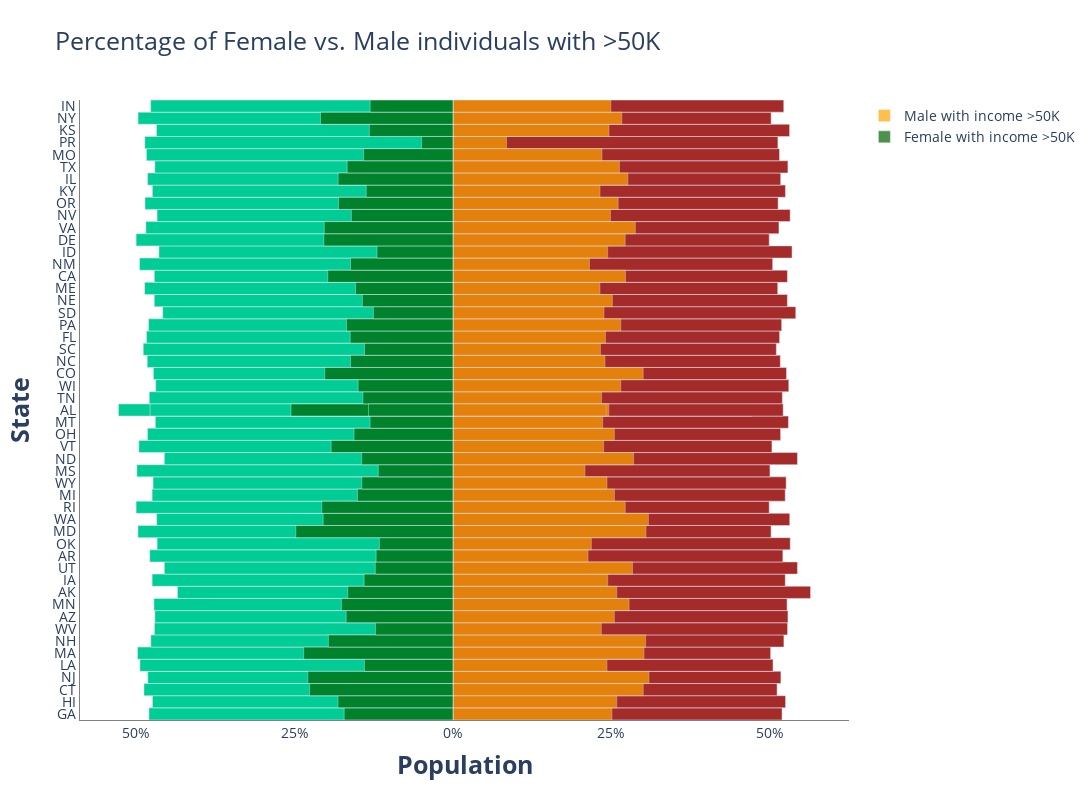

The code cell stored with this chart in its notebook:
### Code cell
state = df_per_state['State'] # states
size = df_per_state['Size'] # dataset size by state
x_M = df_per_state['#Males'] / size # percentage males
x_F = (df_per_state['#Females'] * -1) / size # percentage females 
x_Pos_M = df_per_state['male_>50k'] / size # percentage males with income >50K
x_Pos_F = (df_per_state['female_>50k']* -1) / size # percentage females with income >50K


# Creating instance of the figure
fig = gp.Figure()
 
# Adding Male data to the figure
fig.add_trace(gp.Bar(y= state, x = x_M, 
                     name = 'Male', 
                     showlegend=False,
                     orientation = 'h',marker=dict(color='brown')))

fig.add_trace(gp.Bar(y=state,
               x=x_Pos_M,
               orientation='h',
               hoverinfo='x',
               #showlegend=False,
               name = 'Male with income >50K',      
               opacity=0.7,
               marker=dict(color='orange')
               ))
  
# Adding Female data to the figure
fig.add_trace(gp.Bar(y = state, x = x_F,
                     name = 'Female', 
                     showlegend=False,
                     orientation = 'h'))

fig.add_trace(gp.Bar(y=state,
               x=x_Pos_F,
               orientation='h',
               hoverinfo='x',
               #showlegend=False,
               name = 'Female with income >50K',      
               opacity=0.7,
               marker=dict(color='darkgreen')
               ))

# Updating the layout for our graph
fig.update_layout(title = 'Percentage of Female vs. Male individuals with >50K',
                 title_font_size = 25, barmode = 'overlay',
                 bargap = 0.0, bargroupgap = 0,
                 xaxis = dict(tickvals = [-1, -0.75, -0.5, -0.25, 0, 0.25, 0.5, 0.75, 1],
                              ticktext = ['100%', '75%', '50%', '25%','0%','25%', '50%', '75%','100%'],
                              title = '<b>Population</b>',
                              title_font_size = 25),
                 yaxis =    dict(title = '<b>State</b>',tickvals = state.tolist(),
                              title_font_size = 25),
                autosize=False,
                width=1200,
                height=800,
                font=dict(size=14),       
                plot_bgcolor='rgba(0,0,0,0)'
                 )

fig.update_xaxes(showline=True, linewidth=0, linecolor='gray')
fig.update_yaxes(showline=True, linewidth=0, linecolor='gray')
fig.show()

### Figure 1 — Plotly figure (JSON) as saved in the notebook; plotly's stock layout.template omitted (floating-point values rounded to 4 significant figures)
{"data": [{"marker": {"color": "brown"}, "name": "Male", "orientation": "h", "showlegend": false, "type": "bar", "x": [0.5197, 0.5253, 0.5119, 0.5179, 0.5055, 0.5017, 0.5227, 0.5284, 0.529, 0.5276, 0.5647, 0.5248, 0.5441, 0.521, 0.5326, 0.5024, 0.5319, 0.4995, 0.5247, 0.5262, 0.5006, 0.544, 0.5038, 0.5174, 0.5298, 0.4716, 0.5202, 0.5304, 0.5268, 0.517, 0.5107, 0.5159, 0.5191, 0.5414, 0.5281, 0.5129, 0.5282, 0.5215, 0.5049, 0.5355, 0.4995, 0.5148, 0.5325, 0.5135, 0.5251, 0.5176, 0.529, 0.5157, 0.5132, 0.5316, 0.5025, 0.5224], "y": ["GA", "HI", "CT", "NJ", "LA", "MA", "NH", "WV", "AZ", "MN", "AK", "IA", "UT", "AR", "OK", "MD", "WA", "RI", "MI", "WY", "MS", "ND", "VT", "OH", "MT", "AL", "TN", "WI", "CO", "NC", "SC", "FL", "PA", "SD", "NE", "ME", "CA", "AL", "NM", "ID", "DE", "VA", "NV", "OR", "KY", "IL", "TX", "MO", "PR", "KS", "NY", "IN"]}, {"hoverinfo": "x", "marker": {"color": "orange"}, "name": "Male with income >50K", "opacity": 0.7, "orientation": "h", "type": "bar", "x": [0.2511, 0.2586, 0.3004, 0.3095, 0.2431, 0.3016, 0.3042, 0.2342, 0.2549, 0.2781, 0.2587, 0.2444, 0.2836, 0.2133, 0.2185, 0.3047, 0.3086, 0.272, 0.255, 0.2432, 0.2084, 0.2852, 0.2379, 0.2548, 0.2364, 0.2461, 0.2347, 0.265, 0.3004, 0.24, 0.2328, 0.2408, 0.265, 0.2385, 0.2517, 0.2321, 0.2725, 0.2418, 0.2155, 0.2443, 0.272, 0.288, 0.2487, 0.2609, 0.2321, 0.2762, 0.2629, 0.2353, 0.0846, 0.2464, 0.2666, 0.2493], "y": ["GA", "HI", "CT", "NJ", "LA", "MA", "NH", "WV", "AZ", "MN", "AK", "IA", "UT", "AR", "OK", "MD", "WA", "RI", "MI", "WY", "MS", "ND", "VT", "OH", "MT", "AL", "TN", "WI", "CO", "NC", "SC", "FL", "PA", "SD", "NE", "ME", "CA", "AL", "NM", "ID", "DE", "VA", "NV", "OR", "KY", "IL", "TX", "MO", "PR", "KS", "NY", "IN"]}, {"name": "Female", "orientation": "h", "showlegend": false, "type": "bar", "x": [-0.4803, -0.4747, -0.4881, -0.4821, -0.4945, -0.4983, -0.4773, -0.4716, -0.471, -0.4724, -0.4353, -0.4752, -0.4559, -0.479, -0.4674, -0.4976, -0.4681, -0.5005, -0.4753, -0.4738, -0.4994, -0.456, -0.4962, -0.4826, -0.4702, -0.5284, -0.4798, -0.4696, -0.4732, -0.483, -0.4893, -0.4841, -0.4809, -0.4586, -0.4719, -0.4871, -0.4718, -0.4785, -0.4951, -0.4645, -0.5005, -0.4852, -0.4675, -0.4865, -0.4749, -0.4824, -0.471, -0.4843, -0.4868, -0.4684, -0.4975, -0.4776], "y": ["GA", "HI", "CT", "NJ", "LA", "MA", "NH", "WV", "AZ", "MN", "AK", "IA", "UT", "AR", "OK", "MD", "WA", "RI", "MI", "WY", "MS", "ND", "VT", "OH", "MT", "AL", "TN", "WI", "CO", "NC", "SC", "FL", "PA", "SD", "NE", "ME", "CA", "AL", "NM", "ID", "DE", "VA", "NV", "OR", "KY", "IL", "TX", "MO", "PR", "KS", "NY", "IN"]}, {"hoverinfo": "x", "marker": {"color": "darkgreen"}, "name": "Female with income >50K", "opacity": 0.7, "orientation": "h", "type": "bar", "x": [-0.1719, -0.1817, -0.2266, -0.2294, -0.1399, -0.2359, -0.1969, -0.1225, -0.1688, -0.1762, -0.1662, -0.1405, -0.1228, -0.1215, -0.1163, -0.2483, -0.2052, -0.2073, -0.151, -0.1441, -0.1181, -0.1443, -0.1925, -0.1564, -0.131, -0.2559, -0.1423, -0.1499, -0.2026, -0.1619, -0.1399, -0.1624, -0.1683, -0.1258, -0.1432, -0.1539, -0.1979, -0.1335, -0.1618, -0.1201, -0.204, -0.2034, -0.1606, -0.181, -0.1371, -0.1815, -0.1672, -0.1412, -0.0496, -0.1322, -0.2093, -0.1309], "y": ["GA", "HI", "CT", "NJ", "LA", "MA", "NH", "WV", "AZ", "MN", "AK", "IA", "UT", "AR", "OK", "MD", "WA", "RI", "MI", "WY", "MS", "ND", "VT", "OH", "MT", "AL", "TN", "WI", "CO", "NC", "SC", "FL", "PA", "SD", "NE", "ME", "CA", "AL", "NM", "ID", "DE", "VA", "NV", "OR", "KY", "IL", "TX", "MO", "PR", "KS", "NY", "IN"]}], "layout": {"autosize": false, "bargap": 0, "bargroupgap": 0, "barmode": "overlay", "font": {"size": 14}, "height": 800, "plot_bgcolor": "rgba(0,0,0,0)", "title": {"font": {"size": 25}, "text": "Percentage of Female vs. Male individuals with >50K"}, "width": 1200, "xaxis": {"linecolor": "gray", "linewidth": 0, "showline": true, "ticktext": ["100%", "75%", "50%", "25%", "0%", "25%", "50%", "75%", "100%"], "tickvals": [-1, -0.75, -0.5, -0.25, 0, 0.25, 0.5, 0.75, 1], "title": {"font": {"size": 25}, "text": "<b>Population</b>"}}, "yaxis": {"linecolor": "gray", "linewidth": 0, "showline": true, "tickvals": ["GA", "HI", "CT", "NJ", "LA", "MA", "NH", "WV", "AZ", "MN", "AK", "IA", "UT", "AR", "OK", "MD", "WA", "RI", "MI", "WY", "MS", "ND", "VT", "OH", "MT", "AL", "TN", "WI", "CO", "NC", "SC", "FL", "PA", "SD", "NE", "ME", "CA", "AL", "NM", "ID", "DE", "VA", "NV", "OR", "KY", "IL", "TX", "MO", "PR", "KS", "NY", "IN"], "title": {"font": {"size": 25}, "text": "<b>State</b>"}}}}
